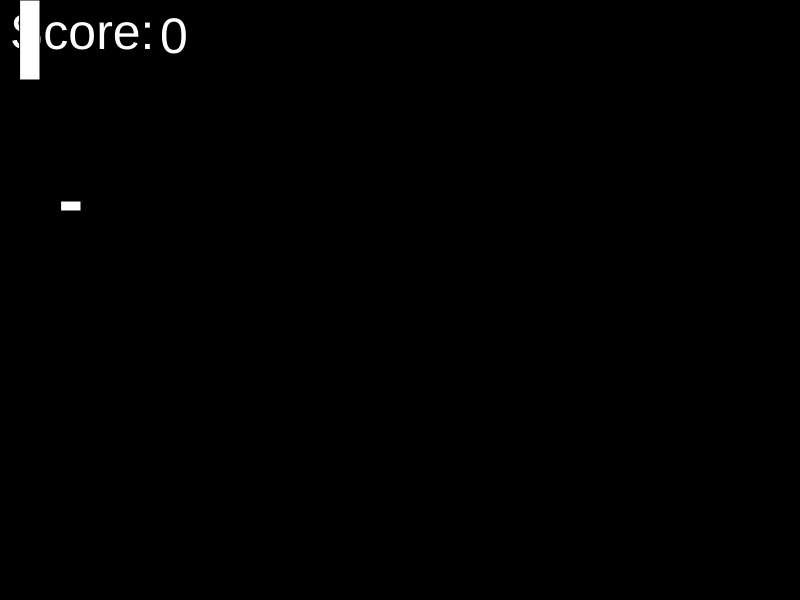
Frame 1 (no input)
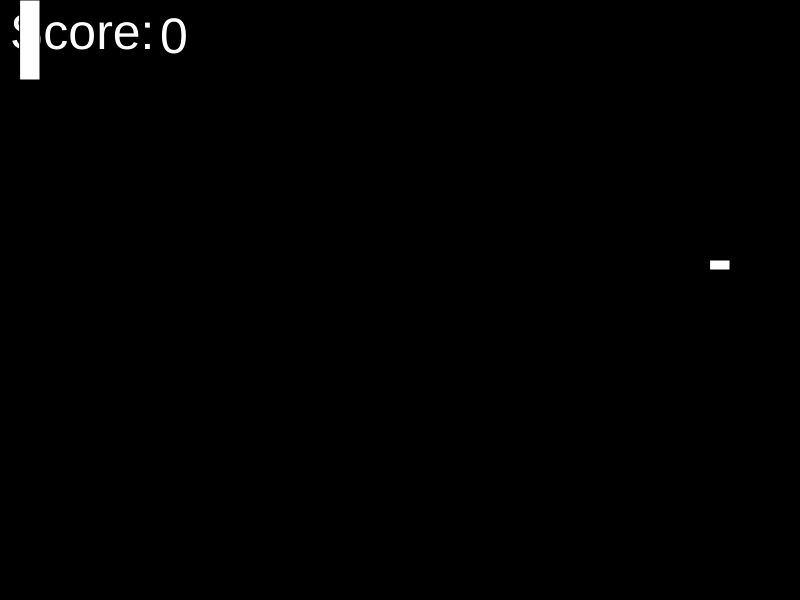
Frame 60 (no input)
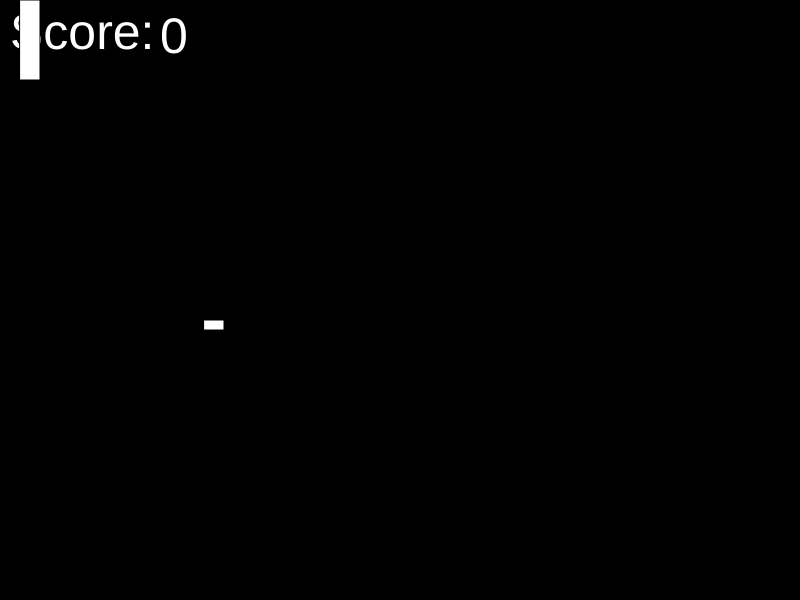
Frame 120 (the mouse pressed at the canvas centre since frame 60)

The p5.js sketch that drew these frames (run headless with seeded random() and noise() and a simulated clock; from frame 60 on, the mouse is pressed at the canvas centre):

// p5.js sketch
// ── sketch.js
var ballx = 50;
var bally = 200;
var changeX = -11;
var changeY = -1;
var paddleX = 20;
var paddleY = 0;
var score = 0;

function setup() {
  createCanvas(800, 600); 
}

function draw() {
    background(0);
    fill(255);
    textSize(50);
    text("Score: ", 10, 10, 100, 100);
    text(score, 160, 53);
    if (ballx > 780 || ballx < 10 ){
        changeX = -changeX;
    
    }
    
    if (bally > 550 || bally < 10 ){
        changeY = -changeY;
    }
    
    if (ballx < paddleX+20 && ballx > paddleX){
        if (bally < paddleY+80 && bally > paddleY){
            changeX = -changeX;
            changeY = -changeY;
            score = score + 1;
        }
    }
  ballx = ballx - changeX;
  bally = bally - changeY;
  draw_ball(ballx, bally);
  get_key();
  draw_paddle();
}

function draw_ball(ballx, bally){
  rect(ballx, bally, 20, 10);
}

function draw_paddle(){
  rect(paddleX, paddleY, 20, 80);
}

function get_key(){
  if (keyCode == DOWN_ARROW){
    paddleY += 20;
  }
  
  if (keyCode == UP_ARROW){
    paddleY -= 20;
  }
  
  if (keyCode == LEFT_ARROW){
    //paddleX -= 10;
  }
  
  if (keyCode == RIGHT_ARROW){
    //paddleX += 10;
  }
    
    
  keyCode = 0;
}

function check_paddle_collision(){
    
    
}
